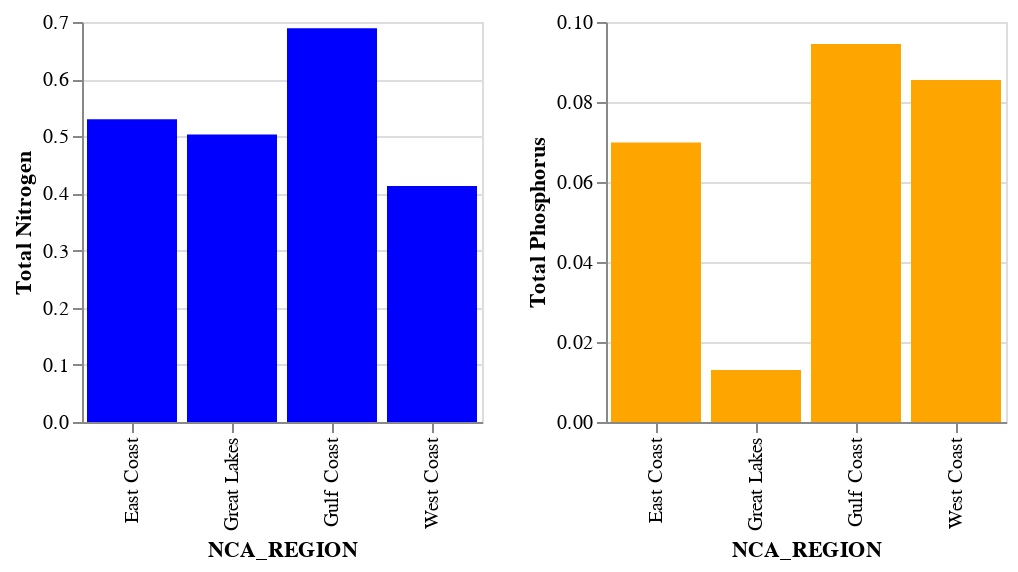

Write notebook code for a chart like this one.
### Markdown cell above
#### Nutrient Availability by Region  
Among US coastal regions, there seem to be some notable differences in available nutrients. From the plots below, we see that in terms of nitrogen concentration, the Gulf Coast has the most, and in terms of phosphorus concentration, the Great Lakes have by far the least. In terms of total available nutrients, the Gulf Coast has by far the most, the East and West Coast are close and make up the middle of the pack, and the Great Lakes have the least.

### Code cell
nregion_plot | pregion_plot

### Figure 1 — Vega-Lite specification as saved in the notebook (floating-point values rounded to 4 significant figures)
{"$schema": "https://vega.github.io/schema/vega-lite/v5.16.3.json", "config": {"view": {"continuousHeight": 300, "continuousWidth": 300}}, "data": {"name": "data-802d906868106c0673e81b6b472ab5b2"}, "datasets": {"data-802d906868106c0673e81b6b472ab5b2": [{"Chlorophyll A": 10.62, "NCA_REGION": "East Coast", "Total Nitrogen": 0.5299, "Total Phosphorus": 0.06987}, {"Chlorophyll A": 4.475, "NCA_REGION": "Great Lakes", "Total Nitrogen": 0.5033, "Total Phosphorus": 0.01302}, {"Chlorophyll A": 11.6, "NCA_REGION": "Gulf Coast", "Total Nitrogen": 0.6893, "Total Phosphorus": 0.09447}, {"Chlorophyll A": 5.546, "NCA_REGION": "West Coast", "Total Nitrogen": 0.4128, "Total Phosphorus": 0.0855}]}, "hconcat": [{"encoding": {"x": {"field": "NCA_REGION", "type": "nominal"}, "y": {"field": "Total Nitrogen", "type": "quantitative"}}, "height": 200, "mark": {"color": "blue", "type": "bar"}, "width": 200}, {"encoding": {"x": {"field": "NCA_REGION", "type": "nominal"}, "y": {"field": "Total Phosphorus", "type": "quantitative"}}, "height": 200, "mark": {"color": "orange", "type": "bar"}, "width": 200}]}
